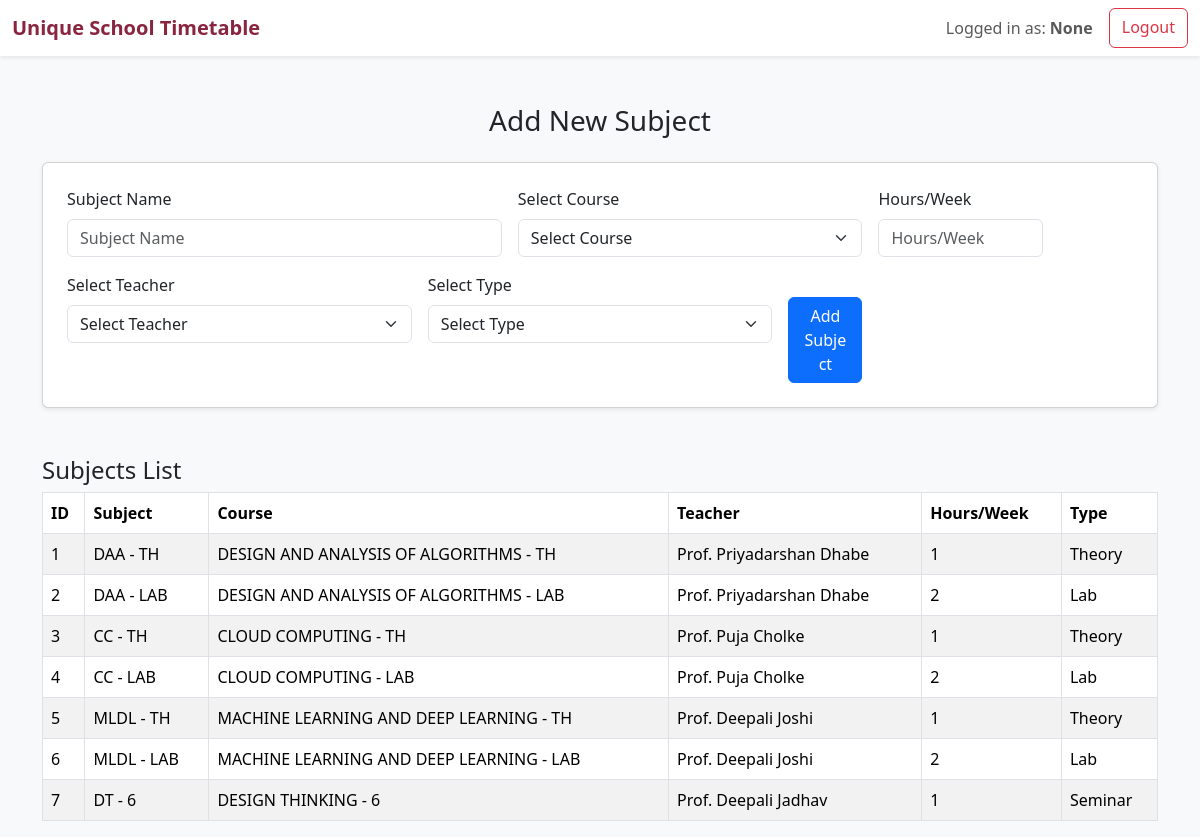
Screenshot of /manage/subject/add (signed in) with the database file from the repository.
### models/user.py (models this page shows, shortened)
class User(UserMixin, db.Model):
    __tablename__ = 'users'
    id = db.Column(db.Integer, primary_key=True)
    username = db.Column(db.String(50), unique=True, nullable=False)
    password = db.Column(db.String(255), nullable=False)
    role = db.Column(PgEnum(UserRole), nullable=False)
    name = db.Column(db.String(100), nullable=True)
    email = db.Column(db.String(120), unique=True)
    phone = db.Column(db.String(15))

### models/subject.py (models this page shows, shortened)
class Subject(db.Model):
    __tablename__ = 'subjects'
    id = db.Column(db.Integer, primary_key=True)
    name = db.Column(db.String(100), nullable=False)
    course_id = db.Column(db.Integer, db.ForeignKey('courses.id'), nullable=False)
    teacher_id = db.Column(db.Integer, db.ForeignKey('teachers.id'), nullable=False)
    course = db.relationship('Course', backref='subjects', lazy=True)
    teacher = db.relationship('Teacher', backref='subjects', lazy=True)
    type = db.Column(db.Enum('Theory', 'Lab', 'Seminar', name='subject_types'), nullable=False)
    hours_per_week = db.Column(db.Integer, nullable=False)

### models/course.py (models this page shows)
class Course(db.Model):
    __tablename__ = 'courses'
    id = db.Column(db.Integer, primary_key=True)
    name = db.Column(db.String(100), nullable=False)
    credits = db.Column(db.Integer, nullable=False)
    type = db.Column(db.Enum('Lecture', 'Lab', 'Seminar', name='course_type'), nullable=False)
    subject_hours = db.Column(db.Integer, nullable=False)
    description = db.Column(db.String(255), nullable=True)

### models/teacher.py (models this page shows, shortened)
class Teacher(db.Model):
    __tablename__ = 'teachers'
    id = db.Column(db.Integer, primary_key=True)
    user_id = db.Column(db.Integer, db.ForeignKey('users.id'), nullable=False)  # Foreign key to User table
    name = db.Column(db.String(100), nullable=False)  # Teacher's name
    email = db.Column(db.String(100), nullable=True)  # Teacher's email (optional)
    max_hours_week = db.Column(db.Integer, nullable=False)  # Max hours per week the teacher can teach
    availability = db.Column(db.Text, nullable=True)  # Availability of the teacher in JSON format (day -> time slots)
    vacation_days = db.Column(db.Text, nullable=True)  # List of vacation days (JSON format)
    user = db.relationship('User', backref='teacher')

### routes/management.py (the view, shortened to what this page needs)
@management_bp.route('/subject/add', methods=['GET', 'POST'], endpoint='add_subject')
def add_subject():
    all_courses = Course.query.all()
    all_teachers = Teacher.query.all()
    all_subjects = Subject.query.all()
    return render_template('management/add_subject.html', courses=all_courses, teachers=all_teachers, subjects=all_subjects)

### routes/management.py (called while the page is built)
@management_bp.before_request
@login_required
def restrict_to_admin():
    if current_user.role != UserRole.ADMIN:
        return "Unauthorized", 403

### templates/management/add_subject.html (shortened to what this page needs)
{% extends 'layout.html' %}
{% block content %}
<div class="container mt-5">
    <h3 class="mb-4 text-center">Add New Subject</h3>
    <form method="POST" action="{{ url_for('management.add_subject') }}" class="card p-4 shadow-sm mb-4">
        <div class="row g-3">
            <div class="col-md-5">
                <label for="name" class="form-label">Subject Name</label>
                <input type="text" class="form-control" name="name" id="name" placeholder="Subject Name" required>
            </div>
            <div class="col-md-4">
                <label for="course_id" class="form-label">Select Course</label>
                <select name="course_id" class="form-select" id="course_id" required>
                    <option selected disabled>Select Course</option>
                </select>
            </div>
            <div class="col-md-2">
                <label for="hours" class="form-label">Hours/Week</label>
                <input type="number" class="form-control" name="hours" id="hours" placeholder="Hours/Week" required>
            </div>
            <div class="col-md-4">
                <label for="teacher_id" class="form-label">Select Teacher</label>
                <select name="teacher_id" class="form-select" id="teacher_id" required>
                    <option selected disabled>Select Teacher</option>
                </select>
            </div>
            <div class="col-md-4">
                <label for="type" class="form-label">Select Type</label>
                <select name="type" class="form-select" id="type" required>
                    <option selected disabled>Select Type</option>
                </select>
            </div>
            <div class="col-md-1">
                <button type="submit" class="btn btn-primary w-100 mt-4">Add Subject</button>
            </div>
        </div>
    </form>
    <h4 class="mt-5">Subjects List</h4>
    <table class="table table-bordered table-striped">
        <thead>
            <tr>
                <th>ID</th>
                <th>Subject</th>
                <th>Course</th>
                <th>Teacher</th>
                <th>Hours/Week</th>
                <th>Type</th>
            </tr>
        </thead>
        <tbody>
            {% for subject in subjects %}
            <tr>
                <td>{{ subject.id }}</td>
                <td>{{ subject.name }}</td>
                <td>{{ subject.course.name }}</td>
                <td>{{ subject.teacher.name }}</td>
                <td>{{ subject.hours_per_week }}</td>
                <td>{{ subject.type }}</td>
            </tr>
            {% endfor %}
        </tbody>
    </table>
</div>
{% endblock %}

### templates/layout.html (shortened to what this page needs)
<!DOCTYPE html>
<html lang="en">
<head>
    <link href="https://cdn.jsdelivr.net/npm/bootstrap@5.3.2/dist/css/bootstrap.min.css" rel="stylesheet">
</head>
<body>
    <nav class="navbar navbar-expand-lg navbar-light bg-white shadow-sm">
        <div class="container-fluid">
            <a class="navbar-brand" href="{{ url_for('dashboard.home') }}">Unique School Timetable</a>
            <div class="d-flex">
                {% if current_user.is_authenticated %}
                    <span class="navbar-text me-3">Logged in as: <strong>{{ current_user.name }}</strong></span>
                    <a class="btn btn-outline-danger" href="{{ url_for('auth.logout') }}">Logout</a>
                {% endif %}
            </div>
        </div>
    </nav>
    <main>
        {% block content %}{% endblock %}
    </main>
</body>
</html>

### templates/layout.html (style rules this page uses)
body { background-color: #f8f9fa; }
.navbar-brand { font-weight: bold; color: #89253e !important; }

### rows the page displays
User: name "None"
Subject: id "1", name "DAA - TH", course.name "DESIGN AND ANALYSIS OF ALGORITHMS - TH", teacher.name "Prof. Priyadarshan Dhabe", hours_per_week "1", type "Theory"
Subject: id "2", name "DAA - LAB", course.name "DESIGN AND ANALYSIS OF ALGORITHMS - LAB", teacher.name "Prof. Priyadarshan Dhabe", hours_per_week "2", type "Lab"
Subject: id "3", name "CC - TH", course.name "CLOUD COMPUTING - TH", teacher.name "Prof. Puja Cholke", hours_per_week "1", type "Theory"
Subject: id "4", name "CC - LAB", course.name "CLOUD COMPUTING - LAB", teacher.name "Prof. Puja Cholke", hours_per_week "2", type "Lab"
Subject: id "5", name "MLDL - TH", course.name "MACHINE LEARNING AND DEEP LEARNING - TH", teacher.name "Prof. Deepali Joshi", hours_per_week "1", type "Theory"
Subject: id "6", name "MLDL - LAB", course.name "MACHINE LEARNING AND DEEP LEARNING - LAB", teacher.name "Prof. Deepali Joshi", hours_per_week "2", type "Lab"
Subject: id "7", name "DT - 6", course.name "DESIGN THINKING - 6", teacher.name "Prof. Deepali Jadhav", hours_per_week "1", type "Seminar"
